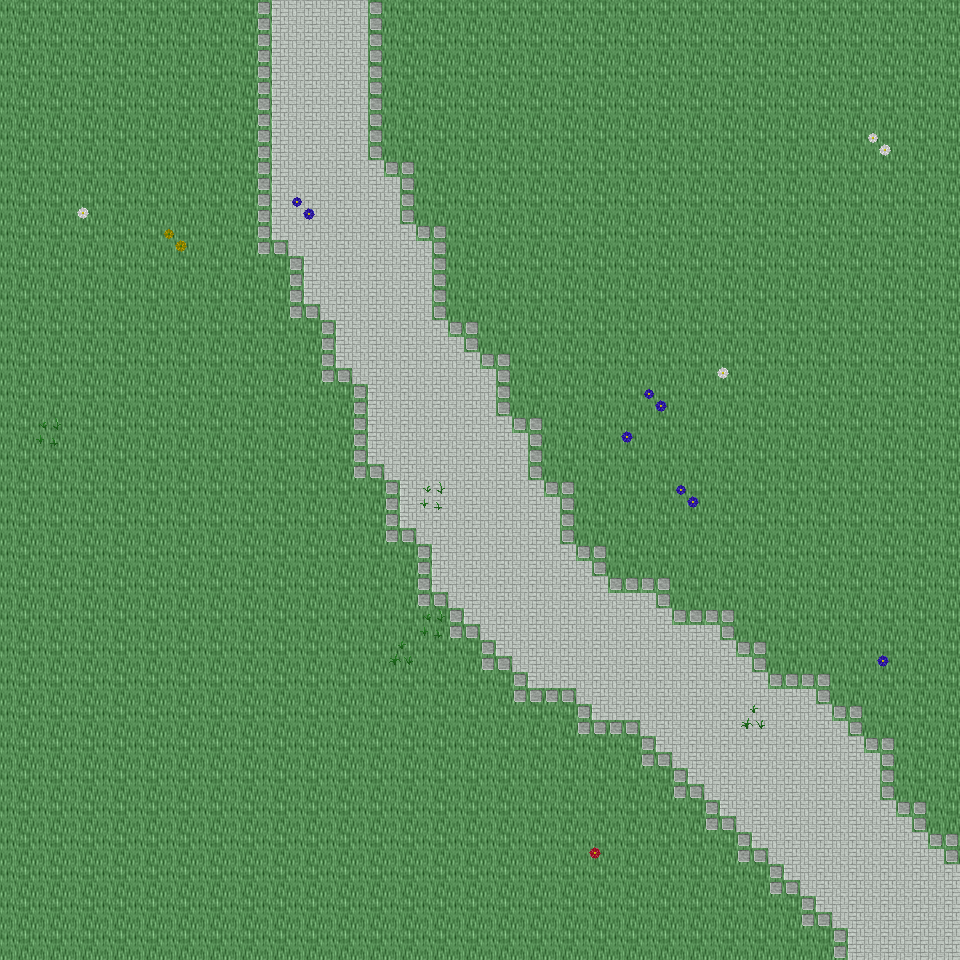

This is a level from a 2D game, rendered from its Tiled map with the project's own tilesets. A one-line summary and the map file follow, with tile-layer data summarised:
An orthogonal 30x30 tile map with 32x32 px tiles, 6 tile layers (Ground, Object, Object2, Above, ...), 14 tilesets and 3 objects (3x mapExit).

<map version="1.0" orientation="orthogonal" renderorder="right-down" width="30" height="30" tilewidth="32" tileheight="32" nextobjectid="4">
  <tileset firstgid="1" name="tileset_ground_ground" tilewidth="32" tileheight="32" tilecount="33" columns="3">
    <image source="../drawable/tileset_ground_ground.png" width="96" height="352" />
  </tileset>
  <tileset firstgid="34" name="tileset_plant_flower_daisy_white" tilewidth="32" tileheight="32" tilecount="8" columns="2">
    <image source="../drawable/tileset_plant_flower_daisy_white.png" width="64" height="128" />
  </tileset>
  <tileset firstgid="42" name="tileset_plant_flower_daisy_yellow" tilewidth="32" tileheight="32" tilecount="8" columns="2">
    <image source="../drawable/tileset_plant_flower_daisy_yellow.png" width="64" height="128" />
  </tileset>
  <tileset firstgid="50" name="tileset_plant_flower_daisy_blue" tilewidth="32" tileheight="32" tilecount="8" columns="2">
    <image source="../drawable/tileset_plant_flower_daisy_blue.png" width="64" height="128" />
  </tileset>
  <tileset firstgid="58" name="tileset_plant_grasses" tilewidth="32" tileheight="32" tilecount="6" columns="3">
    <image source="../drawable/tileset_plant_grasses.png" width="96" height="64" />
  </tileset>
  <tileset firstgid="64" name="tileset_plant_flower_daisy_red" tilewidth="32" tileheight="32" tilecount="8" columns="2">
    <image source="../drawable/tileset_plant_flower_daisy_red.png" width="64" height="128" />
  </tileset>
  <tileset firstgid="72" name="tileset_plant_tree_tree_darkgreen" tilewidth="32" tileheight="32" tilecount="88" columns="8">
    <image source="../drawable/tileset_plant_tree_tree_darkgreen.png" width="256" height="352" />
  </tileset>
  <tileset firstgid="160" name="tileset_logic_creature_elf" tilewidth="32" tileheight="32" tilecount="16" columns="8">
    <image source="../drawable/tileset_logic_creature_elf.png" width="256" height="64" />
  </tileset>
  <tileset firstgid="176" name="tileset_logic_creature_animal" tilewidth="32" tileheight="32" tilecount="32" columns="8">
    <image source="../drawable/tileset_logic_creature_animal.png" width="256" height="128" />
  </tileset>
  <tileset firstgid="208" name="tileset_logic_collision" tilewidth="32" tileheight="32" tilecount="1" columns="1">
    <image source="../drawable/tileset_logic_collision.png" width="32" height="32" />
  </tileset>
  <tileset firstgid="209" name="tileset_logic_creature_ent" tilewidth="32" tileheight="32" tilecount="4" columns="4">
    <image source="../drawable/tileset_logic_creature_ent.png" width="128" height="32" />
  </tileset>
  <tileset firstgid="213" name="tileset_logic_creature_human_evil" tilewidth="32" tileheight="32" tilecount="16" columns="8">
    <image source="../drawable/tileset_logic_creature_human_evil.png" width="256" height="64" />
  </tileset>
  <tileset firstgid="229" name="tileset_ground_green_paving" tilewidth="32" tileheight="32" tilecount="18" columns="3">
    <image source="../drawable/tileset_ground_green_paving.png" width="96" height="192" />
  </tileset>
  <tileset firstgid="247" name="tileset_logic_protection" tilewidth="32" tileheight="32" tilecount="2" columns="2">
    <image source="../drawable/tileset_logic_protection.png" width="64" height="32" />
  </tileset>
  <layer name="Ground" width="30" height="30">
    <data>[900 cells, 900 non-empty, 2 distinct tile ids]</data>
  </layer>
  <layer name="Object" width="30" height="30">
    <data>[900 cells, 80 non-empty, 16 distinct tile ids]</data>
  </layer>
  <layer name="Object2" width="30" height="30">
    <data>[900 cells, 0 non-empty, 0 distinct tile ids]</data>
  </layer>
  <layer name="Above" width="30" height="30">
    <data>[900 cells, 0 non-empty, 0 distinct tile ids]</data>
  </layer>
  <layer name="Above2" width="30" height="30">
    <data>[900 cells, 0 non-empty, 0 distinct tile ids]</data>
  </layer>
  <layer name="Walkable" width="30" height="30">
    <data>[900 cells, 0 non-empty, 0 distinct tile ids]</data>
  </layer>
  <objectgroup name="MapEvents">
    <object id="1" name="south" type="mapExit" x="0" y="928" width="960" height="32">
      <properties>
        <property name="map" value="level_0_x190_y77" />
        <property name="x" value="0" />
        <property name="y" value="1" />
      </properties>
    </object>
    <object id="2" name="west" type="mapExit" x="0" y="0" width="32" height="960">
      <properties>
        <property name="map" value="level_0_x189_y76" />
        <property name="x" value="28" />
        <property name="y" value="0" />
      </properties>
    </object>
    <object id="3" name="east" type="mapExit" x="928" y="0" width="32" height="960">
      <properties>
        <property name="map" value="level_0_x191_y76" />
        <property name="x" value="1" />
        <property name="y" value="0" />
      </properties>
    </object>
  </objectgroup>
</map>
